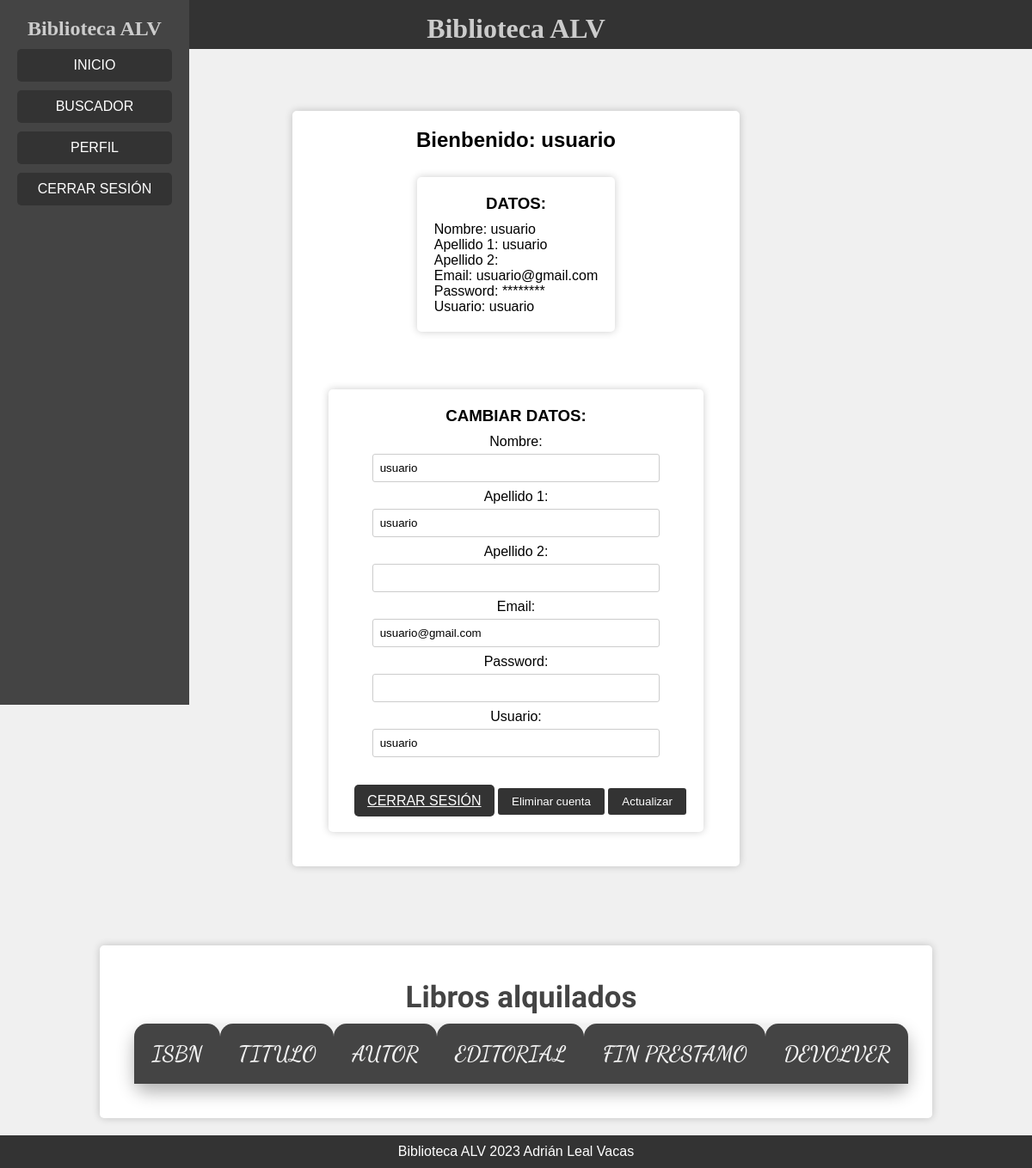
The page /appBibliotecaALV/index.php?ruta=perfil (signed in) on the database its author committed.
### tables this page shows
CREATE TABLE `usuarios` (
  `id` int(11) NOT NULL,
  `nombre` varchar(30) NOT NULL,
  `apellido1` varchar(30) NOT NULL,
  `apellido2` varchar(30) DEFAULT NULL,
  `usuario` varchar(30) NOT NULL,
  `contraseña` varchar(200) NOT NULL,
  `email` varchar(60) NOT NULL,
  `fechaReg` date DEFAULT curdate(),
  `rol` varchar(15) NOT NULL
);

### appBibliotecaALV/bibliotecaComprobarDatosBBDD/comprobarUsuario.inc.php (called while the page is built)
<?php
function validarUsuarioText(string $texto):bool {
    $patron = "/^[a-zA-Z0-9]{1,30}$/";
    if (preg_match($patron, $texto) && strlen($texto)<=30) {
        return true;
    } else {
        return false;
    }
};
?>

### appBibliotecaALV/bibliotecaBBDD/listarUsuarioConcreto.inc.php (called while the page is built, shortened)
<?php
function listarUsuarioConcreto(string $usuario):array{
    try {
        $mysqli = establecerConexion();
        if(validarUsuarioText($usuario)) {
            if ($resultado = mysqli_query($mysqli, "SELECT * FROM usuarios WHERE usuario = '$usuario'")) {
                $arrayResultados = mysqli_fetch_all($resultado,MYSQLI_ASSOC);
                return $arrayResultados;
            };
        } else {
            return [];
        }
    } catch(Exception $e) {
        return [];
    } finally {
        cerrarConexion($mysqli);
    }
};
?>

### appBibliotecaALV/estructuraWeb/perfil.inc.php (the view, shortened to what this page needs)
<?php
    include_once "bibliotecaBBDD/index.inc.php";
    $arrayResultados = listarUsuarioConcreto($_SESSION["usuario"]);
    foreach ($arrayResultados as $key => $val) {
        $nombre = $val["nombre"];
        $apellido1 = $val["apellido1"];
        $apellido2 = $val["apellido2"];
        $usuario = $val["usuario"];
        $email = $val["email"];
    };
                ?>
<section>
    <h1>Bienbenido: <?php echo $_SESSION["usuario"]; ?></h1>
    <div class="datos">
    <h3>Datos:</h3>
        <p>Nombre: <?php echo $nombre; ?></p>
        <p>Apellido 1: <?php echo $apellido1; ?></p>
        <p>Apellido 2: <?php echo $apellido2; ?></p>
        <p>Email: <?php echo $email; ?></p>
        <p>Password: ********</p>
        <p>Usuario: <?php echo $usuario; ?></p>
    </div>
    <br>
    <div class="cambiarDatos">
    <h3>Cambiar datos: </h3>
    <form action="<?php echo $_SERVER["PHP_SELF"] . "?ruta=perfil"; ?>" method="post">
        <label for="nombre">Nombre: </label>
        <input type="text" id="nombre" name="nombre" value="<?php echo $nombre; ?>"><br>
        <label for="apellido1">Apellido 1: </label>
        <input type="text" id="apellido1" name="apellido1" value="<?php echo $apellido1; ?>"><br>
        <label for="apellido2">Apellido 2: </label>
        <input type="text" id="apellido2" name="apellido2" value="<?php echo $apellido2; ?>"><br>
        <label for="email">Email: </label>
        <input type="text" id="email" name="email" value="<?php echo $email; ?>"><br>
        <label for="passwd">Password: </label>
        <input type="text" id="passwd" name="passwd"><br>
        <label for="usuario">Usuario: </label>
        <input type="text" id="usuario" name="usuario" value="<?php echo $usuario; ?>"><br><br>
        <a href="<?php echo $_SERVER["PHP_SELF"] . "?ruta=logout"; ?>"> Cerrar sesión</a>
        <input type="submit" id="eliminar" name="eliminar" value="Eliminar cuenta">
        <input type="submit" id="enviar" name="enviar" value="Actualizar">
    </form>
    </div>
</section>
<div class="librosPrestamoUser">
    <table>
        <caption>Libros alquilados</caption>
        <tr>
            <th>ISBN</th>
            <th>TITULO</th>
            <th>AUTOR</th>
            <th>EDITORIAL</th>
            <th>FIN PRESTAMO</th>
            <th>DEVOLVER</th>
        </tr>
    </table>
    </div>

### appBibliotecaALV/css/style.css (style rules this page uses)
* { padding: 0; margin: 0; }
body { font-family: Arial, sans-serif; background-color: #f0f0f0; margin: 0; padding: 0; display: flex; flex-direction: column; min-height: 100vh; }
table { width: 97%; border-collapse: collapse; margin: 20px; font-family: 'Helvetica Neue', sans-serif; border-radius: 15px; box-shadow: 0 10px 20px rgba(0, 0, 0, 0.3); text-align: center; background: #f1f1f1; }
caption { font-size: 35px; font-weight: bold; margin-bottom: 10px; font-family: 'Petit Formal Script', cursive; color: #444; }
th { font-family: 'Dancing Script'; background: #444; font-size: 25px; color: #f1f1f1; font-weight: bold; padding: 20px; border-radius: 15px 15px 0 0; }
tr:nth-child(odd) { background: #e5e5e5; }
a { text-transform: uppercase; background: #333; color: #fff; border: none; border-radius: 5px; padding: 10px 15px; cursor: pointer; margin-left: 10px; }
section, .login, .adminBuscar, .ampliado { width: 40%; background-color: #fff; padding: 20px; margin: 6% auto 20px auto; border-radius: 5px; box-shadow: 0 0 10px rgba(0, 0, 0, 0.2); display: flex; flex-direction: column; align-items: center; justify-content: center; }
.librosPrestamoUser { width: auto; background-color: #fff; padding: 20px; margin: 6% auto 20px auto; border-radius: 5px; box-shadow: 0 0 10px rgba(0, 0, 0, 0.2); display: flex; flex-direction: column; justify-content: space-between; }
form { text-align: center; }
label { display: block; margin-bottom: 5px; }
input[type="text"], input[type="password"], input[type="email"] { width: 80%; padding: 8px; margin-bottom: 8px; border: 1px solid #ccc; border-radius: 3px; }
input[type="submit"], .boton-extras { background-color: #333; color: #fff; padding: 8px 16px; border: none; border-radius: 3px; cursor: pointer; }
input[type="submit"] { margin-top: 10px; }

### rows shown on the page
usuarios: nombre "usuario", apellido1 "usuario", email "usuario@gmail.com", usuario "usuario"

### other values the page prints
$_SESSION["usuario"] "usuario"
